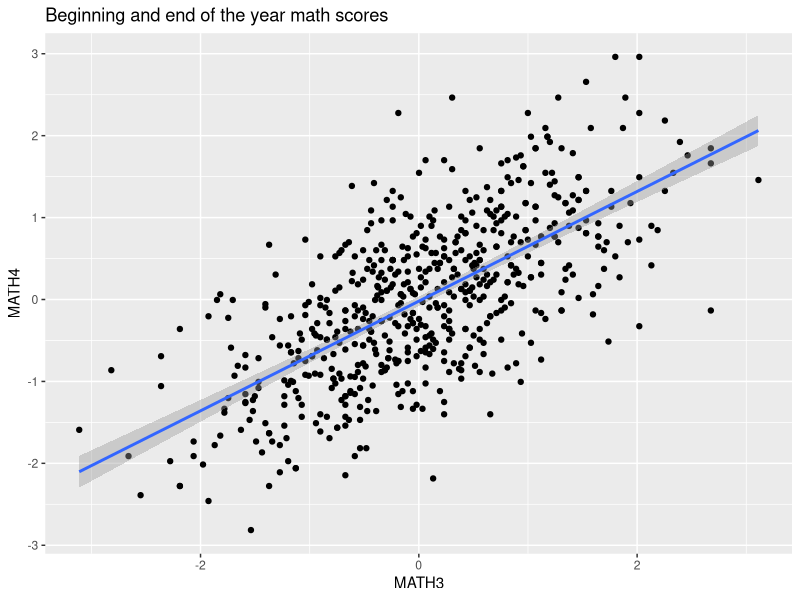
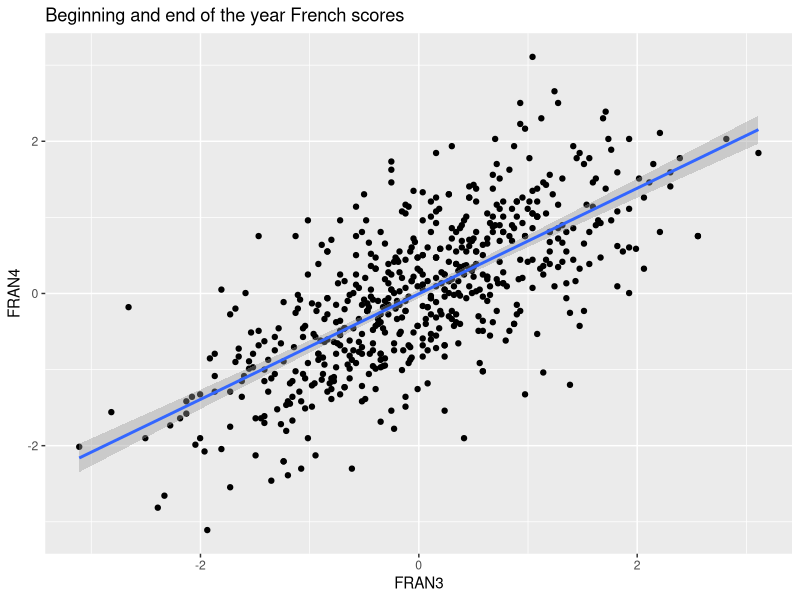
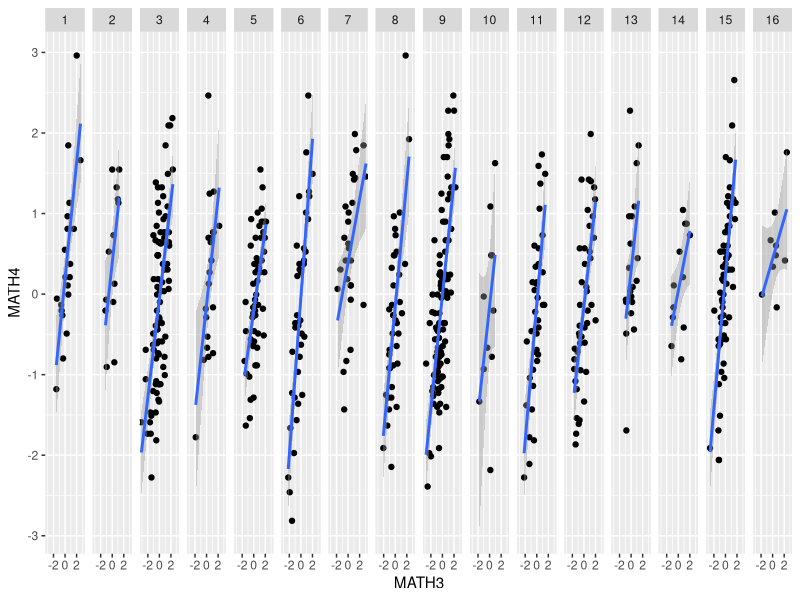
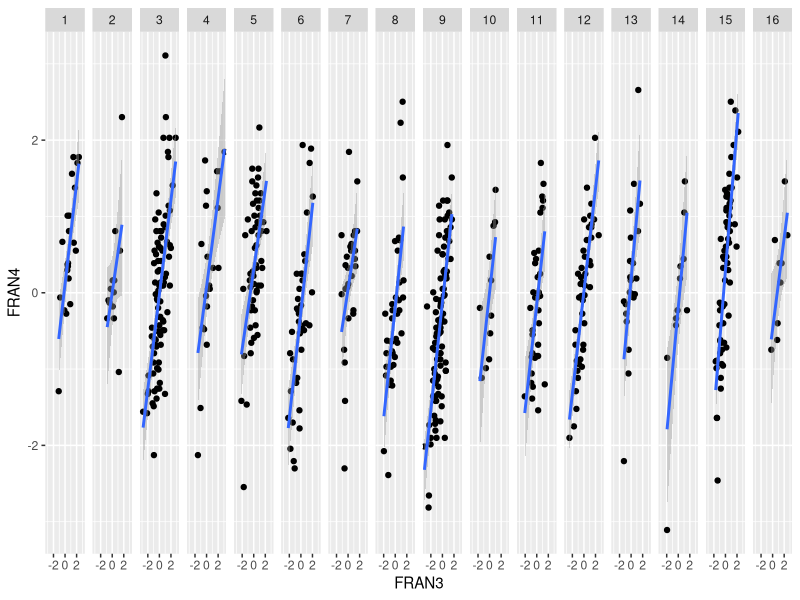

R code for these plots, in order:
## ---- chunk 1
library(tidyverse)
library(readxl)

data = read_excel('data/Bressoux Data AnPsycho.xls')

glimpse(data)
## ---- chunk 2
ggplot(data = data, mapping = aes(x = MATH3, y = MATH4)) + 
    geom_point() + 
    geom_smooth(method='lm') +
    ggtitle("Beginning and end of the year math scores")

ggplot(data = data, mapping = aes(x = FRAN3, y = FRAN4)) + 
    geom_point() + 
    geom_smooth(method='lm') +
    ggtitle("Beginning and end of the year French scores")
## ---- chunk 3
ggplot(data = data, mapping = aes(x = MATH3, y = MATH4)) + 
    geom_point() + 
    geom_smooth(method='lm') +
    facet_grid(~ ECOLE2)

ggplot(data = data, mapping = aes(x = FRAN3, y = FRAN4)) + 
    geom_point() + 
    geom_smooth(method='lm') +
    facet_grid(~ ECOLE2)
## ---- chunk 4
library(lme4)

lm(MATH4 ~ MATH3, data = data)

# Run a random intercept model
randintmodel = lmer(MATH4 ~ MATH3 + (1 | ECOLE2), data = data)

summary(randintmodel)
## ---- chunk 5
lm(MATH4 ~ 0 + MATH3, data = data)

# Run a random slope model
randslopemodel = lmer(MATH4 ~ MATH3 + (0 + MATH3 | ECOLE2), data = data)

summary(randslopemodel)

# Run a random intercept & slope model
randintslopemodel = lmer(MATH4 ~ MATH3 + (MATH3 | ECOLE2), data = data)

summary(randintslopemodel)
